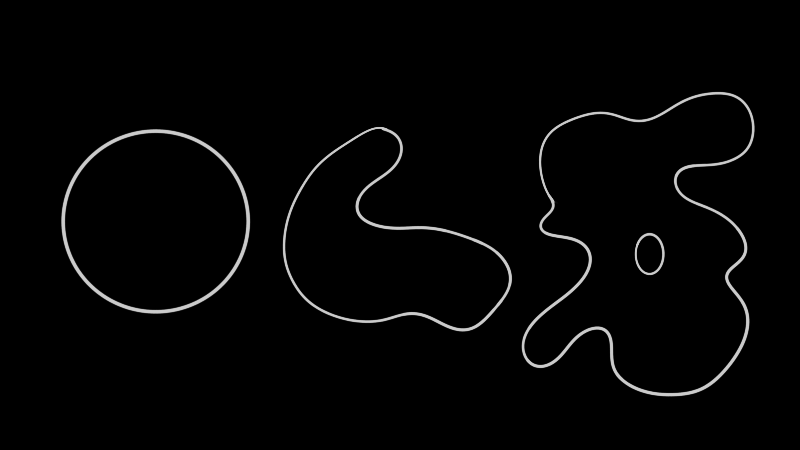
#> input picture Practicums/Practicum3/image-1.png, 800 x 450 px
$ python shape_a.py   (older library calls are emulated)
#> lines starting #> are read from the running program, lines starting #| are printed output that depends on the picture
import matplotlib
matplotlib.use("Agg")
import matplotlib.pyplot as plt
from matplotlib.backends.backend_agg import FigureCanvasAgg as FigureCanvas

import cv2
import numpy as np

#initiatings for the image and the output a
output_path = "shapeA.mp4"
image_path = "image-1.png"
iterations = 200
N = 100
fps = 30

#loading the image
img = cv2.imread(image_path, cv2.IMREAD_GRAYSCALE)
#> img is the input picture: shape (450, 800); min 0, max 203, mean 4.4
frame_size = (img.shape[1], img.shape[0])  # (width, height)
#> frame_size = (800, 450)

#preprocessing
blur = cv2.GaussianBlur(img, (5, 5), 0)

#computing gradient magnitude and normalizing
gx = cv2.Sobel(blur, cv2.CV_64F, 1, 0)
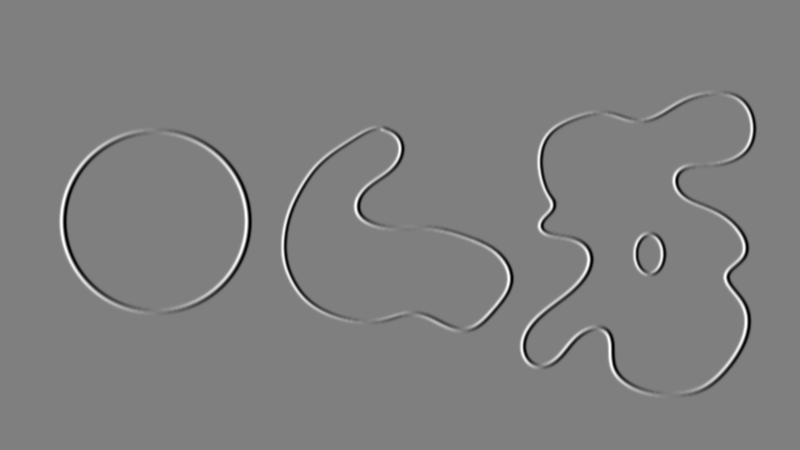
#> gx: shape (450, 800) float64; min -506, max 506, mean 0; drawn with min black and max white
gy = cv2.Sobel(blur, cv2.CV_64F, 0, 1)
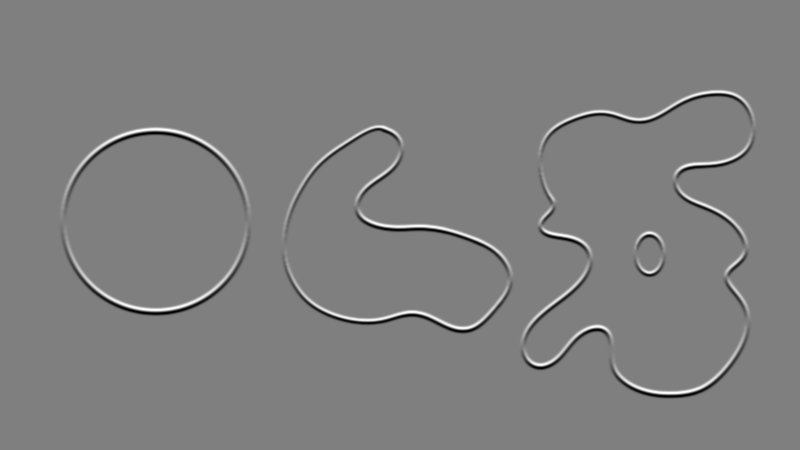
#> gy: shape (450, 800) float64; min -507, max 508, mean 0; drawn with min black and max white
grad_mag = np.sqrt(gx**2 + gy**2)
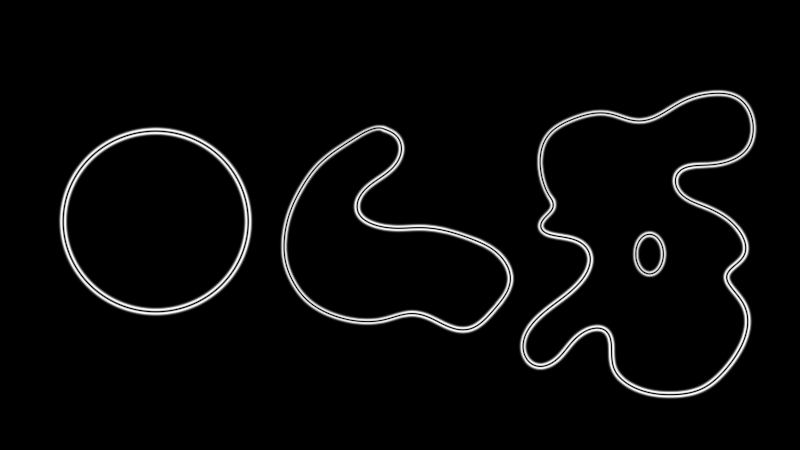
#> grad_mag: shape (450, 800) float64; min 0, max 515.4, mean 18; drawn with min black and max white
grad_mag = grad_mag / (grad_mag.max() + 1e-6)

#external forces
fx = cv2.Sobel(grad_mag, cv2.CV_64F, 1, 0)
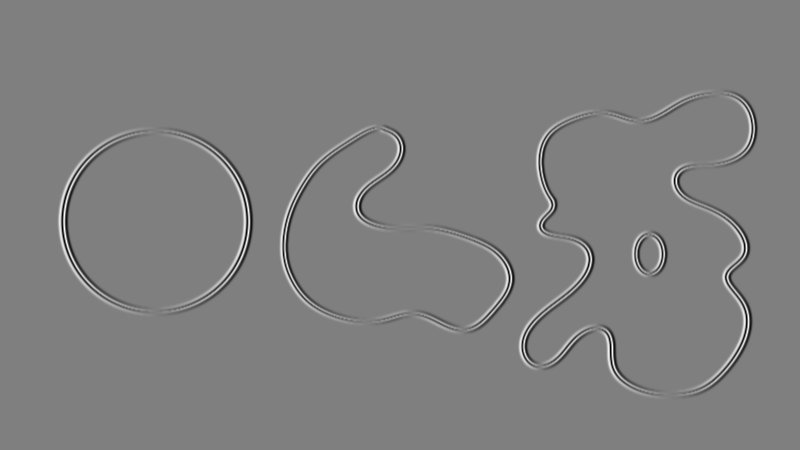
#> fx: shape (450, 800) float64; min -3.81, max 3.81, mean -6.55e-20; drawn with min black and max white
fy = cv2.Sobel(grad_mag, cv2.CV_64F, 0, 1)
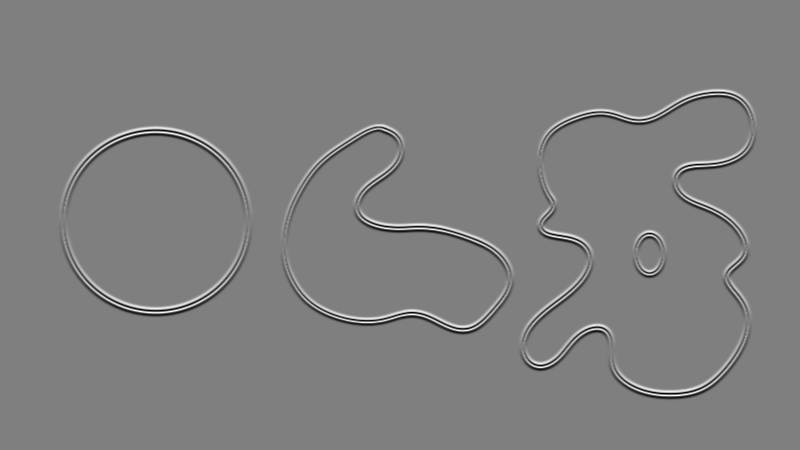
#> fy: shape (450, 800) float64; min -3.81, max 3.81, mean -4.54e-19; drawn with min black and max white

#using snake parameters
alpha = 0.05
beta = 0.3
gamma = 0.3
kappa = 2.0

#starting point for shape a
cx, cy = 190, 225
r = 55
t = np.linspace(0, 2 * np.pi, N)
x = cx + r * np.cos(t)
y = cy + r * np.sin(t)

#internal energy matrix
A = np.zeros((N, N))
for i in range(N):
    A[i, i] = 2 * alpha + 6 * beta
    A[i, (i - 1) % N] = -alpha - 4 * beta
    A[i, (i + 1) % N] = -alpha - 4 * beta
    A[i, (i - 2) % N] = beta
    A[i, (i + 2) % N] = beta
A_inv = np.linalg.inv(np.eye(N) + gamma * A)

#setting up  the video writer
fourcc = cv2.VideoWriter_fourcc(*'mp4v')
video = cv2.VideoWriter(output_path, fourcc, fps, frame_size)

#generating and saving each frame
for it in range(iterations):
    fx_vals = []
    fy_vals = []
    for xi, yi in zip(x, y):
        xi = int(np.clip(round(xi), 0, img.shape[1] - 1))
        yi = int(np.clip(round(yi), 0, img.shape[0] - 1))
        fx_vals.append(fx[yi, xi])
        fy_vals.append(fy[yi, xi])

    fx_vals = np.array(fx_vals)
    fy_vals = np.array(fy_vals)

    x = A_inv @ (x + gamma * kappa * fx_vals)
    y = A_inv @ (y + gamma * kappa * fy_vals)
    x = np.clip(x, 0, img.shape[1] - 1)
    y = np.clip(y, 0, img.shape[0] - 1)

    #drawing using (matplotlib Agg)
    fig, ax = plt.subplots(figsize=(frame_size[0] / 100, frame_size[1] / 100))
    canvas = FigureCanvas(fig)
    ax.imshow(img, cmap='gray')
    ax.plot(x, y, 'c-', lw=2)
    ax.set_title(f"Frame {it + 1}")
    ax.axis('off')
    canvas.draw()

    #converting canvas to image
    frame = np.frombuffer(canvas.buffer_rgba(), dtype=np.uint8)
    frame = frame.reshape(canvas.get_width_height()[::-1] + (4,))
    frame = cv2.cvtColor(frame, cv2.COLOR_RGBA2BGR)
    video.write(frame)
    plt.close(fig)
#> this loop made 200 passes
#> pass 1, `frame = cv2.cvtColor(frame, cv2.COLOR_RGBA2BGR)`:
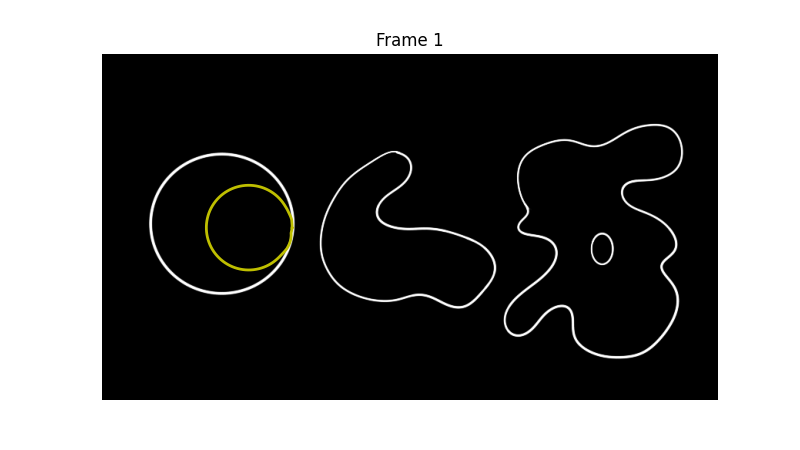
#> frame: shape (450, 800, 3); mean R, G, B 107.5, 107.5, 107.1
#> pass 1, `plt.close(fig)`:
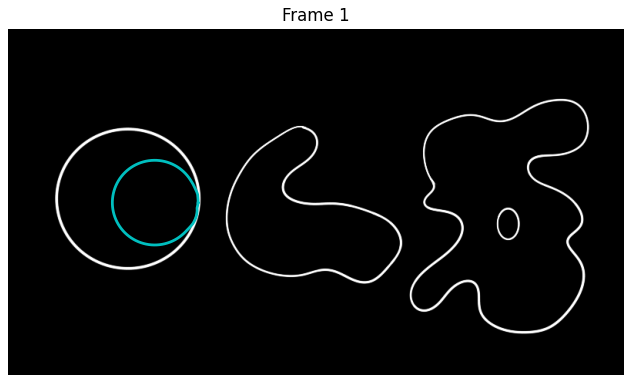
#> figure drawn by matplotlib, 1 panel
#> after the loop, x = 100 values, max 245.8 at index 96, min 135.7 at index 49, mean 192.7; y = 100 values, max 288.5 at index 21, min 168.9 at index 82, mean 225.2

#finalizing the video a
video.release()
